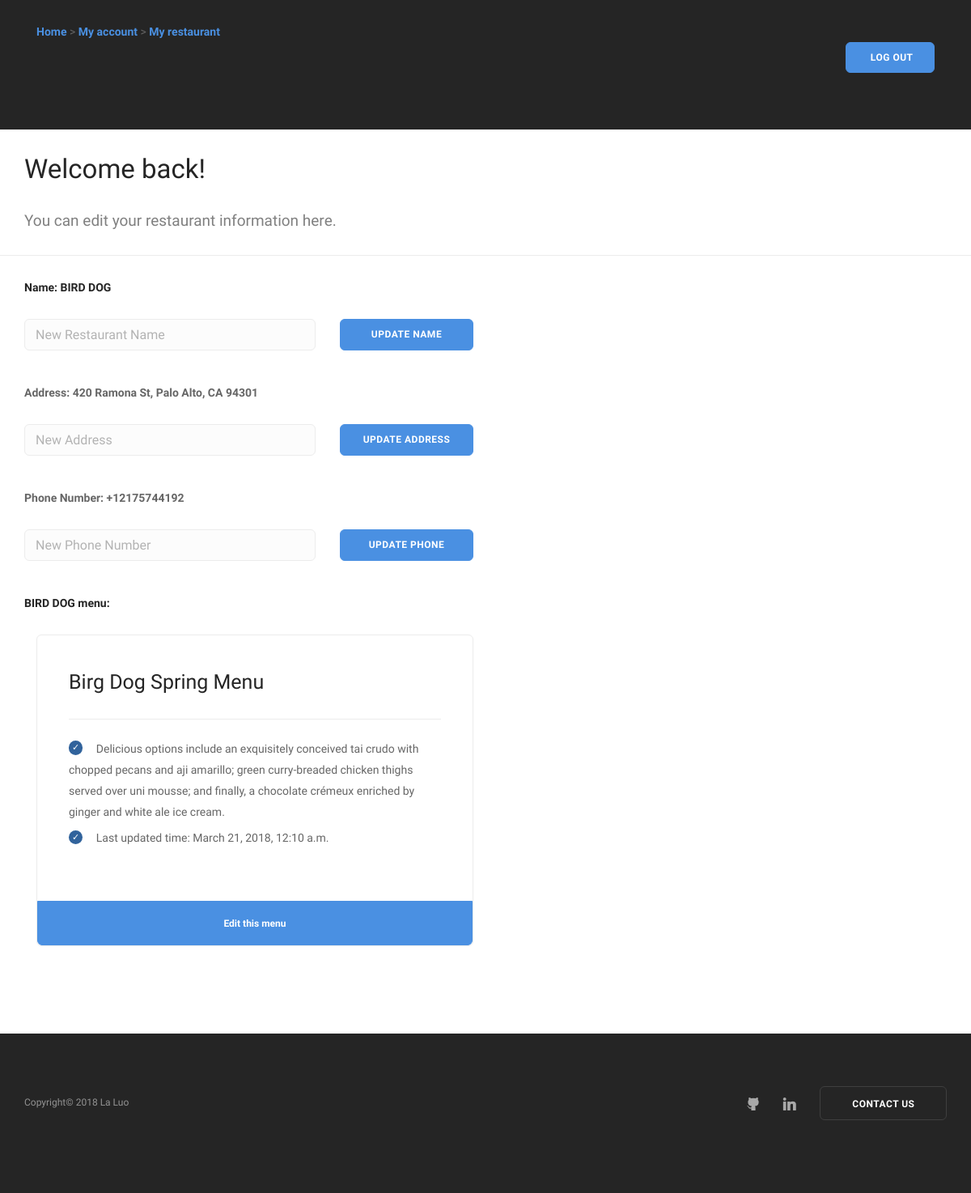
The app's page /edit-res/account/1/ with its own data.
### canteen/models.py (models this page shows, shortened)
class Canteen(models.Model):
    id = models.IntegerField(primary_key=True)
    name = models.CharField(max_length=30)
    manager = models.ForeignKey(User, related_name='manager', null=True)
    address = models.CharField(max_length=50, null=True)
    phone_number = models.CharField(max_length=12, null=True)
    @property
    def get_menu(self):
        menu_list = Menu.objects.filter(restaurant = self)
        return menu_list
    class Meta:
    	ordering = ['name']

class Menu(models.Model):
    id = models.IntegerField(primary_key=True)
    name = models.CharField(max_length=30)
    info = models.CharField(max_length = 200, null=True)
    last_updated = models.DateTimeField(auto_now_add=True)
    restaurant = models.ForeignKey(Canteen, null=True)
    dishtype_list = models.CharField(max_length=200, default='["food","drinks"]')

### canteen/views.py (the view)
# urls.py: url(r'^edit-res/account/(?P<res_id>\d+)/$', views.edit_restaurant, name='edit_res_view'),
def edit_restaurant(request, res_id):
    res = Canteen.objects.get(id = res_id)
    if request.method == 'POST':
        form = menuForm(request.POST)
        if form.is_valid():
            menu = form.add_menu(user, res)
            if menu:
                menu = form.save()
        return HttpResponseRedirect("")
    else:
        form = menuForm()
    data = {'restaurant': res, 'form':form}
    return render(request, 'registration/edit_restaurant.html', data)

### canteen/forms.py (shortened to what this page needs)
class menuForm(forms.ModelForm):
    menu_name = forms.CharField(max_length=30, required=True,  widget=forms.TextInput(attrs={'placeholder': 'Menu name', 'style': 'width:200px'}))
    info = forms.CharField(max_length=12, required=True,  widget=forms.TextInput(attrs={'placeholder': 'Menu description', 'style': 'width:400px'}))
    class Meta:
        model = Menu
        fields = ('menu_name', 'info')

### canteen/templates/registration/edit_restaurant.html (shortened to what this page needs)
<!DOCTYPE html>
<html>
<head>
         {% load static %}
        <link href="{% static 'canteen/css/bootstrap.css' %}" rel="stylesheet" type="text/css" media="all" />
        <link href="{% static 'canteen/css/stack-interface.css' %}" rel="stylesheet" type="text/css" media="all" />
        <link href="{% static 'canteen/css/socicon.css' %}" rel="stylesheet" type="text/css" media="all" />
        <link href="{% static 'canteen/css/lightbox.min.css' %}" rel="stylesheet" type="text/css" media="all" />
        <link href="{% static 'canteen/css/flickity.css' %}" rel="stylesheet" type="text/css" media="all" />
        <link href="{% static 'canteen/css/iconsmind.css' %}" rel="stylesheet" type="text/css" media="all" />
        <link href="{% static 'canteen/css/jquery.steps.css' %}" rel="stylesheet" type="text/css" media="all" />
        <link href="{% static 'canteen/css/theme.css' %}" rel="stylesheet" type="text/css" media="all" />
        <link href="{% static 'canteen/css/custom.css' %}" rel="stylesheet" type="text/css" media="all" />
</head>
<body>
        <nav id="menu2" class="bar bar-2 hidden-xs bar--absolute bg--dark height-20">
                <div class="container">
                    <div class="col-xs-4">
                        <div class="bar__module">
                            <a href="{% url "home_view" %}">Home</a> > <a href="{% url "account" %}">My account</a> > <a href="">My restaurant</a>
                        </div>
                    </div>
                    <div class="col-md-12 text-right text-left-xs text-left-sm">
                        <div class="bar__module">
                            <a class="btn btn--sm btn--primary type--uppercase" href="{% url "logout" %}">
                                <span class="btn__text">
                                        &nbsp;Log out
                                </span>
                            </a>
                        </div>
                    </div>
                </div>
        </nav>
                <section class="cover imagebg height-20" data-overlay="3">
                </section>
            <div class="container">
              <br>
                <p class="h2">Welcome back!</p>
                <p class="lead">
                    You can edit your restaurant information here.
                </p>
            </div>
            <hr>
            {% if restaurant %}
                <div class="container">
                  <p>
                      <strong>Name: {{ restaurant.name }} </strong>
                      <br>
                      <form action="/edit-res/{{ restaurant.id }}/" method="post">
                                <div class="row">
                                    <div class="col-sm-4">
                                        <input type="text" name="newname" placeholder="New Restaurant Name" />
                                    </div>
                                    <div class="col-sm-2">
                                        <button class="btn btn--primary type--uppercase" type="submit">Update Name</button>
                                    </div>
                                </div>
                      </form>
                      <br>
                      <strong>Address: {{ restaurant.address }}</strong>
                      <br>
                      <br>
                      <form action="/edit-res/{{ restaurant.id }}/" method="post">
                                <div class="row">
                                    <div class="col-sm-4">
                                        <input type="text" name="newaddress" placeholder="New Address" />
                                    </div>
                                    <div class="col-sm-2">
                                        <button class="btn btn--primary type--uppercase" type="submit">Update Address</button>
                                    </div>
                                </div>
                      </form>
                    <br>
                      <strong>Phone Number: {{ restaurant.phone_number }}</strong>
                      <br>
                      <br>
                      <form action="/edit-res/{{ restaurant.id }}/" method="post">
                                <div class="row">
                                    <div class="col-sm-4">
                                        <input type="text" name="newophone" placeholder="New Phone Number" />
                                    </div>
                                    <div class="col-sm-2">
                                        <button class="btn btn--primary type--uppercase" type="submit">Update Phone</button>
                                    </div>
                                </div>
                      </form>
                  </p>
                  <p>
                      <strong> {{ restaurant.name }} menu{{ restaurant.get_menu|pluralize }}:</strong>
                  </p>
                        {% for each_menu in restaurant.get_menu %}
                        <div class="col-sm-6 ">
                            <div class="pricing pricing-1 boxed boxed--lg boxed--border">
                                <span class="h3">
                                    <strong>{{ each_menu.name }}</strong>
                                </span>
                                <hr>
                                <ul>
                                    <li>
                                        <span class="checkmark bg--primary-1"></span>
                                        <span>{{ each_menu.info }}</span>
                                    </li>
                                      <li>
                                        <span class="checkmark bg--primary-1"></span>
                                        <span>Last updated time: {{ each_menu.last_updated }}</span>
                                    </li>
                                </ul>
                                <a class="btn btn--primary" href="{% url "edit_menu_view" each_menu.id %}">
                                    <span class="btn__text">
                                        Edit this menu
                                    </span>
                                </a>
                            </div>
                        </div>
                        {% endfor %}
                </div>
            {% endif %}
            <br>
<br>
<br>
            <footer class="space--sm footer-1 text-center-xs bg--dark ">
                <div class="container">
                    <div class="row">
                        <div class="col-sm-6">
                            <ul class="list-inline list--hover">
                            <span class="type--fine-print">Copyright&copy;
                                <span class="update-year"></span> La Luo </span>
                            </ul>
                        </div>
                        <div class="col-sm-6 text-right text-center-xs">
                            <ul class="social-list list-inline list--hover">
                                <li>
                                    <a href="https://github.com/Rola1993">
                                        <i class="socicon socicon-github icon icon--xs"></i>
                                    </a>
                                </li>
                                <li>
                                    <a href="https://www.linkedin.com/in/la-luo-637b4a94/ ">
                                        <i class="socicon socicon-linkedin icon icon--xs"></i>
                                    </a>
                                </li>
                            </ul>
                            <a href="mailto:rola.uiuc@gmail.com?Subject=Hello%20La" class="btn type--uppercase">
                                <span class="btn__text">
                                    Contact us
                                </span>
                            </a>
                        </div>
                    </div>
                </div>
            </footer>
</body>
</html>

### records on screen
Canteen: name "BIRD DOG", address "420 Ramona St, Palo Alto, CA 94301", phone_number "+12175744192"
Menu: name "Birg Dog Spring Menu", info "Delicious options include an exquisitely conceived tai crudo with chopped pecans and aji amarillo; green curry-breaded chicken thighs served over uni mousse; and finally, a chocolate crémeux enriched by ginger and white ale ice cream.", last_updated "March 21, 2018, 12:10 a.m."
